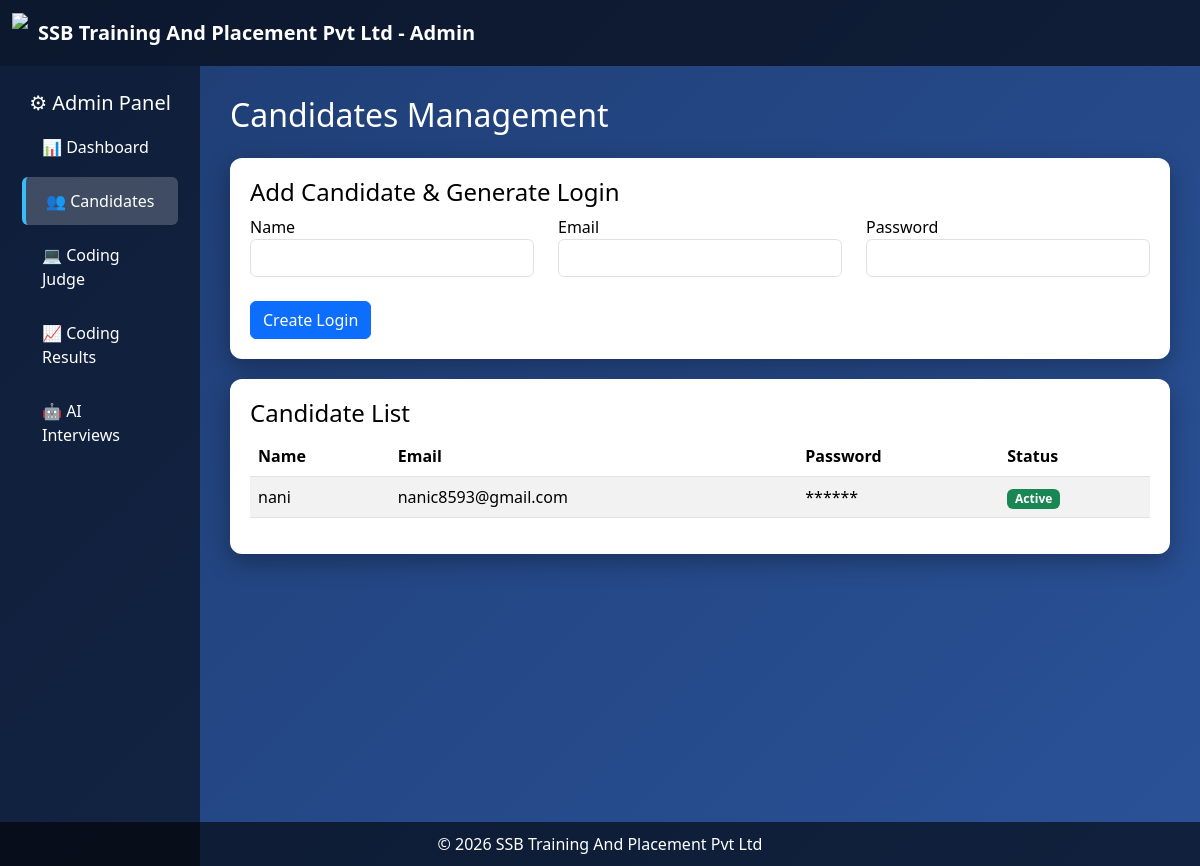
/admin_candidates, run on an earlier commit of the app's database.
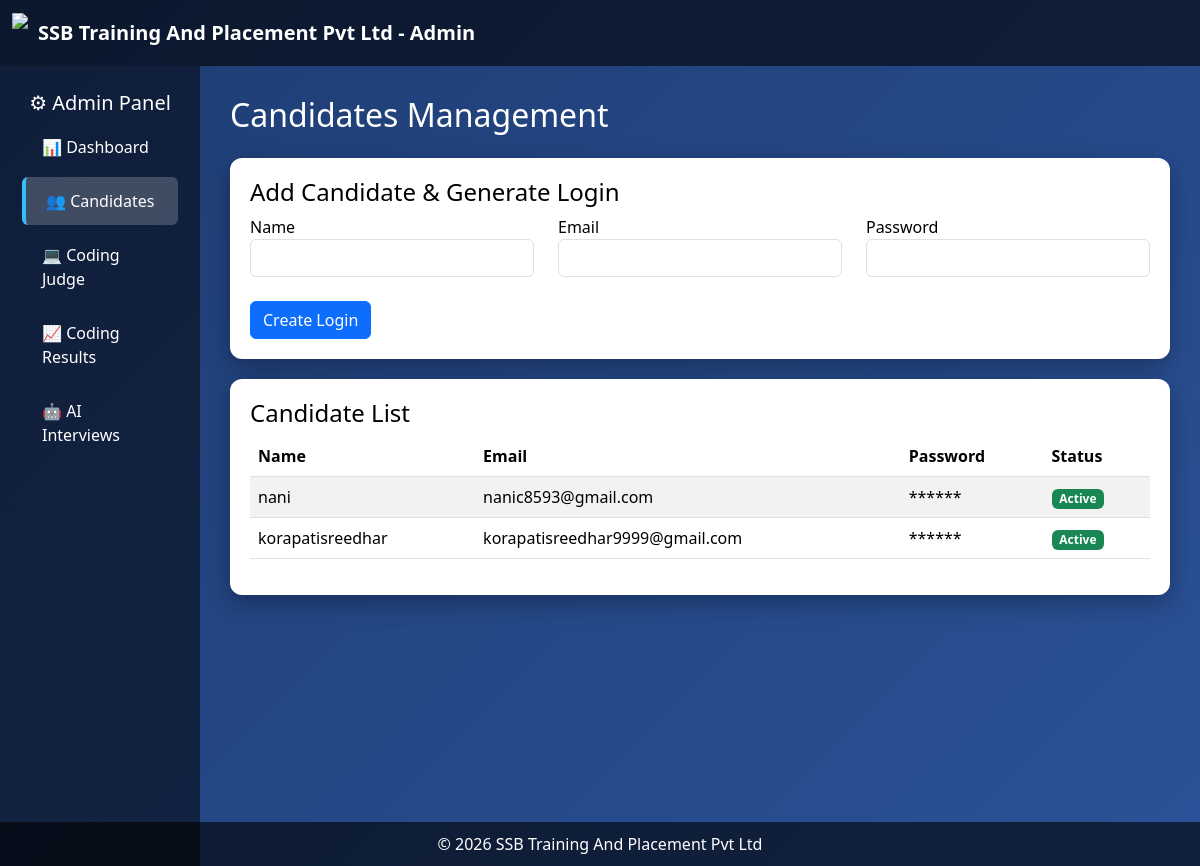
And on a later commit of the database.
### tables this page shows
CREATE TABLE users(
        id INTEGER PRIMARY KEY AUTOINCREMENT,
        name TEXT,
        email TEXT UNIQUE,
        password BLOB,
        role TEXT
    );

### app.py (the view)
@app.route("/admin_candidates")
def admin_candidates():
    import sqlite3
    conn = sqlite3.connect("database.db")
    cur = conn.cursor()
    cur.execute("SELECT name,email FROM users WHERE role='candidate'")
    candidates = cur.fetchall()
    conn.close()
    return render_template("admin_candidates.html", candidates=candidates)

### templates/admin_candidates.html (shortened to what this page needs)
<!DOCTYPE html>
<html lang="en">
<head>
<link href="https://cdn.jsdelivr.net/npm/bootstrap@5.3.2/dist/css/bootstrap.min.css" rel="stylesheet">
<link rel="stylesheet" href="https://cdnjs.cloudflare.com/ajax/libs/font-awesome/6.5.0/css/all.min.css">
</head>
<body>
<div id="particles-js"></div>
<nav class="navbar navbar-dark">
<div class="container-fluid">
<a class="navbar-brand d-flex align-items-center">
<img src="{{ url_for('static', filename='media/logo.jpeg') }}" class="logo">
<b>SSB Training And Placement Pvt Ltd - Admin</b>
</a>
</div>
</nav>
<div class="container-fluid">
<div class="row">
<div class="col-md-2 sidebar">
<h5 class="text-center">⚙ Admin Panel</h5>
<a href="/admin_dashboard">📊 Dashboard</a>
<a class="active" href="/admin_candidates">👥 Candidates</a>
<a href="/admin_coding_judge">💻 Coding Judge</a>
<a href="/admin_results">📈 Coding Results</a>
<a href="/admin_ai_interviews">🤖 AI Interviews</a>
</div>
<div class="col-md-10 main-area">
<h2 class="mb-4">Candidates Management</h2>
<div class="card-box">
<h4>Add Candidate & Generate Login</h4>
<div class="row">
<div class="col-md-4">
<label>Name</label>
<input id="name" class="form-control">
</div>
<div class="col-md-4">
<label>Email</label>
<input id="email" class="form-control">
</div>
<div class="col-md-4">
<label>Password</label>
<input id="password" class="form-control">
</div>
</div>
<br>
<button class="btn btn-primary" onclick="addCandidate()">Create Login</button>
</div>
<div class="card-box">
<h4>Candidate List</h4>
<table class="table table-striped">
<thead>
<tr>
<th>Name</th>
<th>Email</th>
<th>Password</th>
<th>Status</th>
</tr>
</thead>
<tbody>
{% for c in candidates %}
<tr>
<td>{{ c[0] }}</td>
<td>{{ c[1] }}</td>
<td>******</td>
<td><span class="badge bg-success">Active</span></td>
</tr>
{% endfor %}
</tbody>
</table>
</div>
</div>
</div>
</div>
<footer class="footer">
© 2026 SSB Training And Placement Pvt Ltd
</footer>
</body>
</html>

### templates/admin_candidates.html (style rules this page uses)
body { margin:0; font-family:'Segoe UI'; background:linear-gradient(135deg,#1e3c72,#2a5298); color:white; }
#particles-js { position:fixed; top:0; left:0; width:100%; height:100%; z-index:0; }
.navbar { background:rgba(0,0,0,0.6); }
.logo { height:40px; margin-right:10px; }
.sidebar { min-height:100vh; background:rgba(0,0,0,0.5); padding-top:25px; position:relative; z-index:1; }
.sidebar a { display:block; color:white; padding:12px 20px; text-decoration:none; border-radius:6px; margin:6px 10px; transition:0.3s; }
.sidebar a.active { background:rgba(255,255,255,0.2); border-left:4px solid #38BDF8; }
.main-area { position:relative; z-index:1; padding:30px; }
.card-box { background:white; color:black; border-radius:12px; padding:20px; box-shadow:0 8px 25px rgba(0,0,0,0.3); margin-bottom:20px; }
.footer { text-align:center; padding:10px; background:rgba(0,0,0,0.6); position:fixed; bottom:0; width:100%; }

What changed in the data, as far as the page shows it:
added users: name "korapatisreedhar", email "korapatisreedhar9999@gmail.com"
